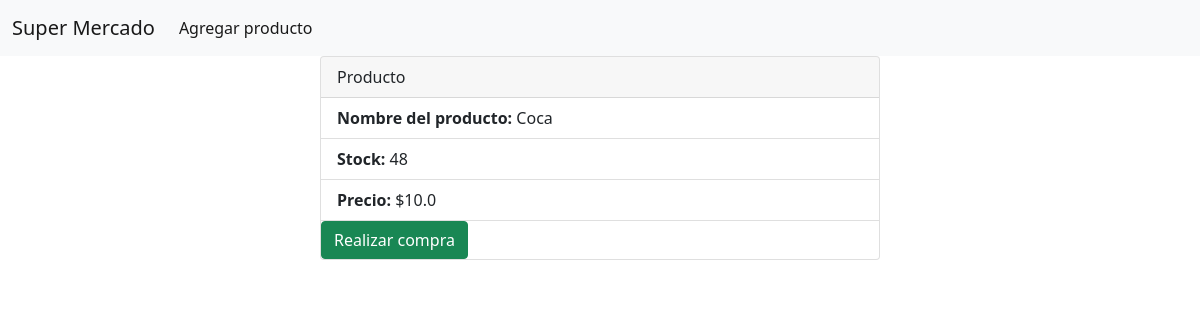
Screenshot of /data/4 with the database file from the repository.
### models.py (models this page shows, shortened)
class ProductModel(db.Model):
  __tablename__ = "products"
  id = db.Column(db.Integer, primary_key=True)
  stock = db.Column(db.Integer())
  nombre_producto = db.Column(db.String())
  precio = db.Column(db.Float())

### main.py (the view)
@app.route('/data/<int:id>')
def getProduct(id):
  product = ProductModel.query.filter_by(id=id).first()
  if product:
    return render_template('product.html', product=product)

### templates/product.html (shortened to what this page needs)
<!doctype html>
<html lang="en">
<head>
    <link href="https://cdn.jsdelivr.net/npm/bootstrap@5.1.3/dist/css/bootstrap.min.css" rel="stylesheet"
>
</head>
<body>
<nav class="navbar navbar-expand-lg navbar-light bg-light">
  <div class="container-fluid">
    <a class="navbar-brand" href="/data">Super Mercado</a>
             <div class="collapse navbar-collapse" id="navbarSupportedContent">
      <ul class="navbar-nav me-auto mb-2 mb-lg-0">
        <li class="nav-item">
          <a class="nav-link active" aria-current="page" href="/data/create">Agregar producto</a>
        </li>
      </ul>
    </div>
  </div>
</nav>
        <div class="card" style="width: 35rem; margin:auto" >
            <div class="card-header">
                Producto
            </div>
            <ul class="list-group list-group-flush">
                <li class="list-group-item"><b>Nombre del producto: </b> {{product.nombre_producto}}</li>
                <li class="list-group-item"><b>Stock: </b> {{product.stock}}</li>
                <li class="list-group-item"><b>Precio: </b> ${{product.precio}}</li>
            </ul>
            <form action="" method="POST">
                {% if product.stock > 0 %}
                <button type="submit" class="btn btn-success">Realizar compra</button>
                {%endif%}
            </form>
        </div>
</body>
</html>

### rows the page displays
ProductModel: nombre_producto "Coca", stock "48", precio "10.0"
